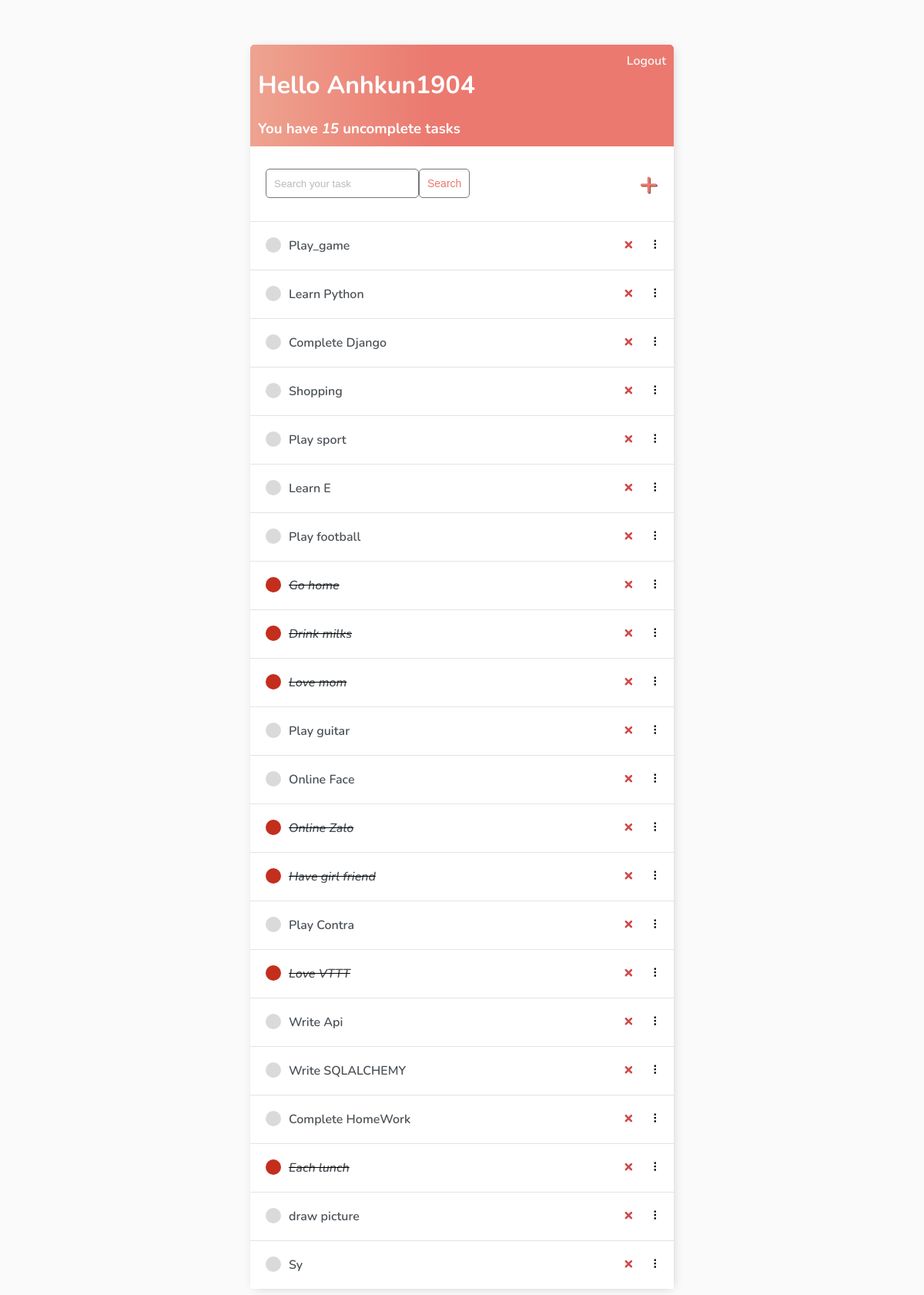
/ (signed in), run on the app's committed database.
### base/models.py (models this page shows)
class Task(models.Model):
    user = models.ForeignKey(
        User, on_delete=models.CASCADE, null=True, blank=True)
    title = models.CharField(max_length=200)
    description = models.TextField(null=True, blank=True)
    complete = models.BooleanField(default=False)
    created = models.DateTimeField(auto_now_add=True)
    def __str__(self):
        return self.title
    class Meta:
        order_with_respect_to = 'user'

### base/views.py (the view)
# urls.py: path('', TaskList.as_view(), name='tasks'),
class TaskList(LoginRequiredMixin, ListView):
    model = Task
    template_name = 'base/taks_list.html'
    context_object_name = 'tasks'
    def get_context_data(self, **kwargs):
        context = super(TaskList,self).get_context_data(**kwargs)
        ic(type(context))
        context['tasks'] = (context['tasks']).filter(user=self.request.user)
        ic((context['tasks']))
        context['count'] = context['tasks'].filter(complete=False).count()
        ic((context['count']))
        search_input = self.request.GET.get('search-area') or ''
        if search_input:
            context['tasks'] = context['tasks'].filter(
                title__contains=search_input)
        context['search_input'] = search_input
        return context

### base/templates/base/task_list.html (shortened to what this page needs)
{% extends 'base/main.html' %} {% block content %}
<div class="header-bar">
    <div>
        <h1>Hello {{request.user|title}}</h1>
        <h3 style="margin:0">You have <i>{{count}}</i> uncomplete task{{ count|pluralize:"s" }}</h3>
    </div>
    {% if request.user.is_authenticated %}
        <a href="{% url 'logout' %}">Logout</a>
    {% else %}
        <a href="{% url 'login' %}">Login</a>
    {% endif %}
</div>
<div id="search-add-wrapper">
    <form method="GET" style="display: flex;">
        <input type='text' name='search-area' placeholder="Search your task" value="{{search_input}}">
        <input class="button" type="submit" value='Search'>
    </form>
    {% if tasks|length > 0 %}
    <a id="add-link" href="{% url 'task-create' %}">&#x2b;</a>
    {% endif %}
</div>
<div id="tasklist" class="task-items-wrapper">
    {% for task in tasks %}
    <div class="task-wrapper" data-position="{{task.pk}}">
        <div class="task-title">
            {% if task.complete %}
            <div class="task-complete-icon"></div>
            <i><s><a href="{% url 'task-update' task.id %}">{{task}}</a></s></i> {% else %}
            <div class="task-incomplete-icon"></div>
            <a href="{% url 'task-update' task.id %}">{{task}}</a> {% endif %}
        </div>
        <div class="task-controls">
            <a class="delete-link" href="{% url 'task-delete' task.id %}">&#215;</a>
            <span class="handle">&nbsp;&#10247;</span>
        </div>
    </div>
    {% empty %}
    <div style="text-align: center; padding-bottom: 10px; line-height: 1em;">
        <h3>No new tasks are created.</h3>
        <h3>Create a <a style="text-decoration: none; color: #e53935;" href="{% url 'task-create' %}">New task</a> ! </h3>
    </div>
    {% endfor %}
</div>
{% endblock content %}

### base/templates/base/main.html (shortened to what this page needs)
<!DOCTYPE html>
<html lang="en">
<head>
</head>
<body>
    <div class="container">
        {% block content %} {% endblock content %}
    </div>
</body>
</html>

### base/templates/base/main.html (style rules this page uses)
body { background-color: #FAFAFA; font-family: 'Nunito', sans-serif; padding-top: 50px; }
a, p { color: #4b5156 }
a { font-weight: 600; }
.container { max-width: 550px; margin: auto; background-color: #fff; -webkit-box-shadow: 2px 2px 13px -4px rgba(0, 0, 0, 0.21); box-shadow: 2px 2px 13px -4px rgba(0, 0, 0, 0.21); }
input { outline: none; border: none; }
.header-bar { display: flex; justify-content: space-between; color: #fff; padding: 10px; border-radius: 5px 5px 0 0; background: linear-gradient(90deg, #EEA390 0%, #EB796F 43%, #EB796F 100%); }
.header-bar a { color: rgb(247, 247, 247); text-decoration: none; }
.task-wrapper { display: flex; align-items: center; justify-content: space-between; background-color: #fff; border-top: 1px solid #dfe4ea; overflow: hidden; }
.task-title { display: flex; padding: 20px; }
.task-title a { text-decoration: none; color: #4b5156; margin-left: 10px; }
.task-complete-icon { height: 20px; width: 20px; background-color: rgb(196, 46, 29); border-radius: 50%; }
.task-incomplete-icon { height: 20px; width: 20px; background-color: rgb(218, 218, 218); border-radius: 50%; }
.delete-link { text-decoration: none; font-weight: 900; color: #cf4949; font-size: 22px; line-height: 0; padding: 20px 0px; }
.handle { display: inline-block; padding: 20px 16px; cursor: grab; user-select: none; }
.handle:after, .handle:before { display: block; content: ""; }
#add-link { color: #EB796F; text-decoration: none; font-size: 42px; text-shadow: 1px 1px #81413b; }
#search-add-wrapper { display: flex; justify-content: space-between; align-items: center; padding: 20px; }
input[type=text], input[type=password], textarea { border: 1px solid #757575; border-radius: 5px; padding: 10px; width: 90%; }
::placeholder { font-weight: 300; opacity: 0.5; }
.button { border: 1px solid #757575; background-color: #FFF; color: #EB796F; padding: 10px; font-size: 14px; border-radius: 5px; cursor: pointer; text-decoration: none; }

### data on the page
Task: title "Play_game"
Task: title "Learn Python"
Task: title "Complete Django"
Task: title "Shopping"
Task: title "Play sport"
Task: title "Learn E"
Task: title "Play football"
Task: title "Go home"
Task: title "Drink milks"
Task: title "Love mom"
Task: title "Play guitar"
Task: title "Online Face"
Task: title "Online Zalo"
Task: title "Have girl friend"
Task: title "Play Contra"
Task: title "Love VTTT"
Task: title "Write Api"
Task: title "Write SQLALCHEMY"
Task: title "Complete HomeWork"
Task: title "Each lunch"
Task: title "draw picture"
Task: title "Sy"

### other printed values
{{ request.user|title }} "Anhkun1904"
{{ count }} "15"
